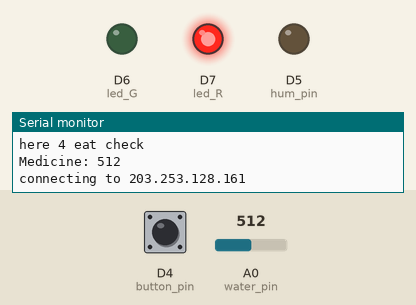
The sketch below on a simulated ESP8266 (NodeMCU). Parts: output pins drawn as LEDs (lit = HIGH), the last lines printed to the serial monitor. The inputs (shaded band) are chosen by the test bench; at power-on: A0 (water_pin) = 512, D4 (button_pin) HIGH. WiFi joins after 1.5 s; servers stay silent unless stated; uploads are accepted with an empty reply.

Above: at 2.7 s.
2.8 s: A0 (water_pin) set to 810
At 5.3 s:
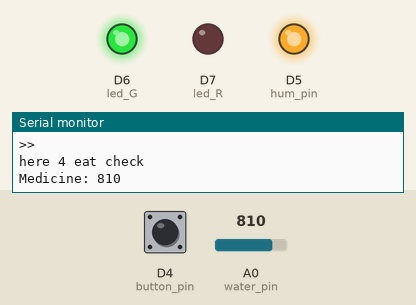
At 15.8 s:
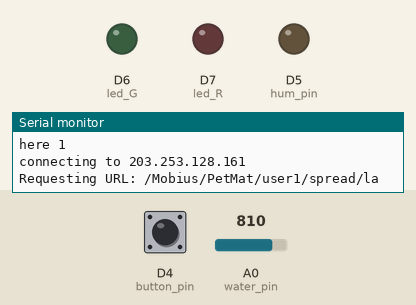
Timing chart, 0 to 28.2 s (numbered marks = the images above; inputs shaded):
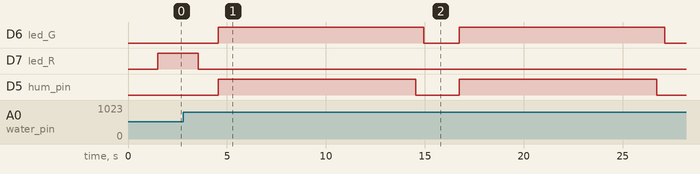

Measured:
- after the input at 2.8 s, D6 (led_G): alternates HIGH for 10.4 s and LOW for 1.8 s, starting after 1.8 s; D7 (led_R): HIGH → LOW after 0.74 s; D5 (hum_pin): alternates HIGH for 10.0 s and LOW for 2.2 s, starting after 1.8 s

The sketch:

PetMat.ino
```cpp
bool spread = false; //약을 분사하는 상황, true=분사
bool medi = true; //약이 있는지 체크
bool btn = false;
bool before_spread = false;
long time_basic, time_spread_check, time_medicine_check, time_eat_check, time_button, time_try_hum;
int change_time = 1000;

void setup() {
  Serial.begin(115200); // Serial monitor 구동 전원입력

  //센서 초기화
  sensor_setup();

  //서버 초기화
  server_setup();

  Serial.println("start");
}

void loop() {
  time_basic = millis();

  if (time_basic - time_medicine_check >= 5000) {  // 5초마다 약 잔존데이터 불러옴
    //medi = get_cin("medi1"); //약이 남아 있으면,
    medi = water();
    time_medicine_check = time_basic;

    Serial.println("here 1 ");
  }

  if (time_basic - time_spread_check >= 5000) { //5초에 한번 spread 신호 확인하기
    spread = get_cin("spread");
    Serial.println((String)"Spread: " + spread);

    if (spread != before_spread) { //밥먹은 시간
      time_eat_check = time_basic;
    }
    time_spread_check = millis(); //받고나서 5초 time_spread_check = time_basic;

    Serial.println("here 2 ");
  }

  if (time_basic - time_button >= change_time) { //버튼 체크 1초마다
    btn = button();
    time_button = time_basic;
    if (btn) {
      Serial.println("Button is pushed");
      change_time = 30000;  //먹기 시작하면 30초 무시하기
    } else {
      change_time = 1000;
    }

    Serial.println("here 3 ");
  }

  if (time_basic - time_try_hum >= 1000) {

    if (spread || btn) { //밥 먹을 시간이 되었을 때 + 밥을 먹으면

      if (medi) { //약이 남아 있다는 전제 하에
        if (water() <= 800) { //약 잔량 확인
          medi = false;
          post_cin("medi1", 0);  //강제 종료
        } else {
          humid();  // 가습기 틀기
        }
      } else { //약 충전되는지 체크
        if (water() >= 800) { //약 잔량 확인
          LED(LOW, LOW);
          medi = true;
          post_cin("medi1", 1);  //밥 먹고있음
        }
      }

      if (btn) { //버튼 -> 반려동물이 왔었으면,
        post_cin("spread", 0);
        before_spread = false;
      }

    }
    time_try_hum = time_basic;
    Serial.println("here 4 eat check");
  }

  if (time_basic - time_eat_check >= 60000) { //밥 안먹고 1시간 지나면,
    post_cin("spread", 2);

    Serial.println("here 5 eat delay check");
  }

  delay(100);
}

/*
  /spread
  1. get에 신호 있으면, 강아지 오면(button), 또는 신호 있었는데 10분이 지나도 강아지 안오면 가습기 발사(post)

  /medicine
  2. 약 없으면 post

*/
```

Mobius_Module.ino
```cpp
#include <ESP8266WiFi.h>
#include <ESP8266HTTPClient.h>

const char* ssid     = "608#"; // 접속할 와이파이 이름 한글은 안돼요
const char* password = "!a000000"; // 접속할 와이파이 비밀번호

const char* host = "203.253.128.161"; //Mobius Server IP

void server_setup() {
  delay(10);

  // We start by connecting to a WiFi network

  Serial.println();
  Serial.print("Connecting to ");
  Serial.println(ssid);

  WiFi.begin(ssid, password); // 와이파이에 연결하는 함수 입니다.

  // 와이파이에 연결이 될 때 까지 대기
  while (WiFi.status() != WL_CONNECTED) {
    delay(500);
    Serial.print(".");
  }
  Serial.println("");
  Serial.println("WiFi connected");
  Serial.println("IP address: ");
  Serial.println(WiFi.localIP());// 아이피 주소를 출력합니다.
}

//////////////////////////////////////////////////////////////////////////////////

int get_cin(String cnt) { //리턴 값으로 받아온 값 지정하기
  Serial.print("connecting to ");
  Serial.println(host);

  // Use WiFiClient class to create TCP connections
  WiFiClient client;

  const int httpPort = 7579;
  if (!client.connect(host, httpPort)) {
    Serial.println("connection failed");
    return 404;
  }

  String url = "/Mobius/PetMat/user1/" + cnt + "/la"; // 접속할 사이트 경로 "/"는 최상위 경로이며 "/하위/하위2/하위3/대상파일" 과 같은 구조를 가집니다.
  Serial.print("Requesting URL: ");
  Serial.println(url);

  Serial.println();
  // This will send the request to the server
  client.print(String("GET ") + url + " HTTP/1.1\r\n" +
               "Host: " + host + ":" + httpPort + "\r\n" +
               "Content-Type: application/json" + "\r\n" +
               "X-M2M-RI: 12345" + "\r\n" +
               "X-M2M-Origin: AA" + "\r\n" +
               "\r\n");
  //HTTP 요청을 보냅니다.

  unsigned long timeout = millis();
  while (client.available() == 0) {//5초동안 응답이 없다면 에러처리 합니다.
    if (millis() - timeout > 5000) {
      Serial.println(">>> Client Timeout !");
      client.stop();
      return 404;
    }
  }

  String line_all = "";
  // Read all the lines of the reply from server and print them to Serial
  while (client.available()) { //서버로부터 받은 응답을 출력합니다.
    String line = client.readStringUntil('\r');
    line_all += line;
    //Serial.print(line);
  }
  int place_c = line_all.lastIndexOf(":");
  int return_value = (line_all.substring(place_c+2, place_c+3)).toInt();
  //Serial.println((String)return_value);
  return return_value;
}

//////////////////////////////////////////////////////////////////////////////////////////

void post_cin(String cnt, int value) {
  Serial.print("connecting to ");
  Serial.println(host);

  // Use WiFiClient class to create TCP connections
  WiFiClient client;
  HTTPClient http;

  const int httpPort = 7579;
  if (!client.connect(host, httpPort)) {
    Serial.println("connection failed");
    return;
  }

  String url = "/Mobius/PetMat/user1";   // 접속할 사이트 경로 "/"는 최상위 경로이며 "/하위/하위2/하위3/대상파일" 과 같은 구조를 가집니다.
  Serial.print("Requesting URL: ");
  Serial.println(url);

  Serial.print("[HTTP] begin...\n");
  // configure traged server and url
  http.begin(client, (String)"http://" + host + ":" + httpPort + url + "/" + cnt); //HTTP
  http.addHeader("Accept", "application/json");
  http.addHeader("X-M2M-RI", "12345");
  http.addHeader("X-M2M-Origin", "AA");
  http.addHeader("Content-Type", "application/vnd.onem2m-res+json; ty=4");

  Serial.print("[HTTP] POST...\n");
  // start connection and send HTTP header and body
  int httpCode = http.POST((String)"{\n    \"m2m:cin\": {\n        \"con\": \"" + value + "\"\n    }\n}");
  Serial.print((String)"hereee http://" + host + ":" + httpPort + url + "/" + cnt);

  // httpCode will be negative on error
  if (httpCode > 0) {
    // HTTP header has been send and Server response header has been handled
    Serial.printf("[HTTP] POST... code: %d\n", httpCode);

    // file found at server
    if (httpCode == HTTP_CODE_OK) {
      const String& payload = http.getString();
      Serial.println("received payload:\n<<");
      Serial.println(payload);
      Serial.println(">>");
    }
  } else {
    Serial.printf("[HTTP] POST... failed, error: %s\n", http.errorToString(httpCode).c_str());
  }

  http.end();
}
```

order_sensor.ino
```cpp
const int button_pin = D4; //버튼

const int hum_pin = D5; //가습기 모듈

const int led_G = D6; //LED
const int led_R = D7; //LED

long duration, distance;
const int water_pin = A0; //수분수위센서 A0에 연결

long hum_time1, hum_time2;
int water_val = 0;

void sensor_setup() {
  pinMode(hum_pin, OUTPUT); //수위센서 출력
  pinMode(water_pin, INPUT); // 가습기 모듈 입력으로 설정
  pinMode(button_pin, INPUT_PULLUP); // 버튼을 입력으로 설정

  pinMode(led_G, OUTPUT); //초록색
  pinMode(led_R, OUTPUT); //빨간색 출력

  digitalWrite(led_G, LOW);
  digitalWrite(led_R, LOW);
  digitalWrite(hum_pin, LOW);
}

void timer() {
  hum_time1 = millis();
}

bool button() {
  return digitalRead(button_pin);
}

void LED(bool sig1, bool sig2){
  digitalWrite(led_G, sig1);
  digitalWrite(led_R, sig2);
}

int water() {
  water_val = analogRead(water_pin);
  Serial.print("Medicine: ");
  Serial.println(water_val); //가습 센서 값
  if(water_val<=800){
    LED(LOW, HIGH);
  }
  return water_val;
}

void humid() {
  LED(HIGH, LOW);
    digitalWrite(hum_pin, true);
    delay(10000);
    digitalWrite(hum_pin, false);
    post_cin("medi1", 0);  //밥 다먹음
    LED(LOW, LOW);
}
```
